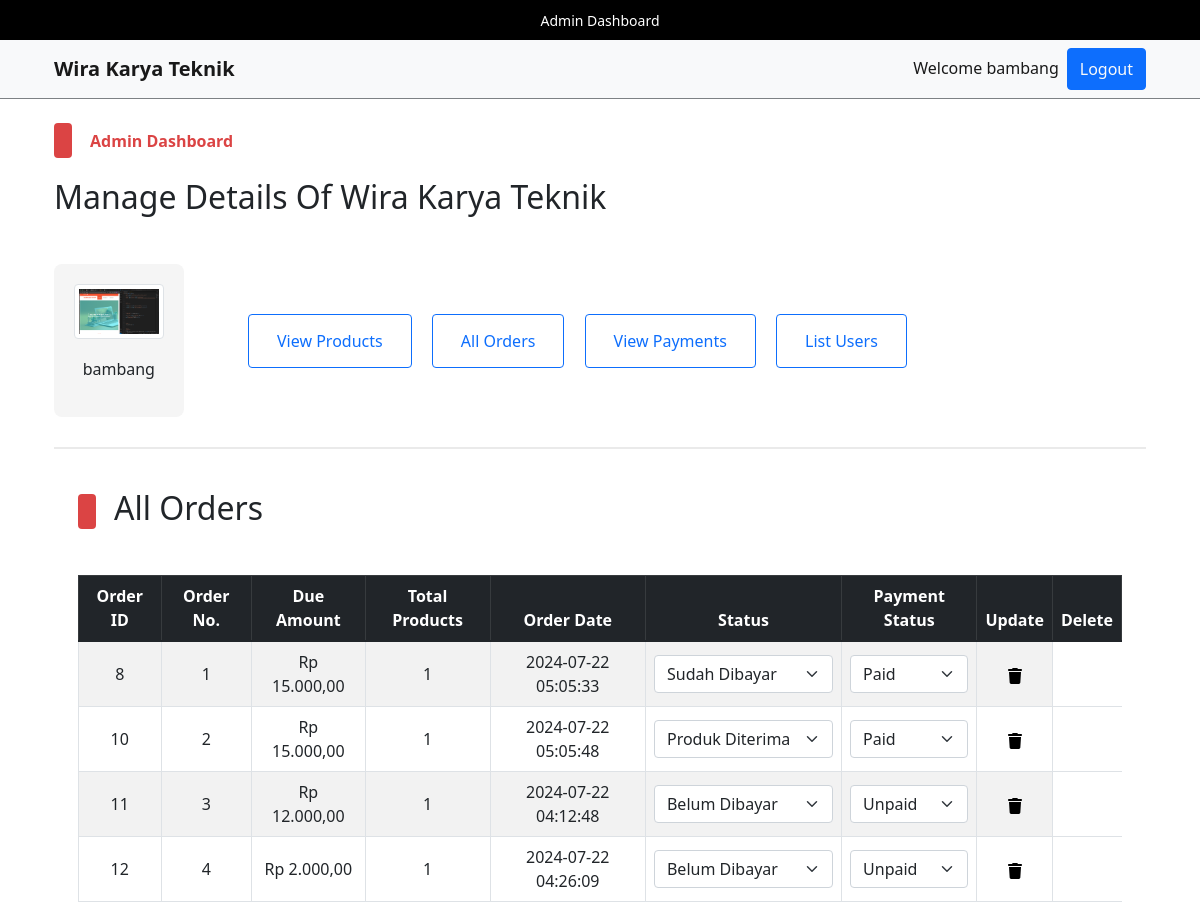
/admin/index.php?list_orders (signed in), run on the app's committed database.
### tables this page shows
CREATE TABLE `admin_table` (
  `admin_id` int(11) NOT NULL,
  `admin_name` varchar(100) NOT NULL,
  `admin_email` varchar(200) NOT NULL,
  `admin_image` varchar(255) NOT NULL,
  `admin_password` varchar(255) NOT NULL
);

CREATE TABLE `user_orders` (
  `order_id` int(11) NOT NULL,
  `user_id` int(11) NOT NULL,
  `product_price` int(255) NOT NULL,
  `invoice_number` int(255) NOT NULL,
  `total_products` int(255) NOT NULL,
  `order_date` timestamp NOT NULL DEFAULT current_timestamp() ON UPDATE current_timestamp(),
  `order_status` enum('Belum Dibayar','Sudah Dibayar','Produk Dikirim','Produk Diterima','Menyiapkan Produk') DEFAULT 'Belum Dibayar',
  `amount_due` decimal(10,2) NOT NULL,
  `payment_mode` varchar(255) NOT NULL,
  `payment_receipt` varchar(255) NOT NULL,
  `payment_status` varchar(255) DEFAULT NULL
);

### admin/list_orders.php (the view, shortened to what this page needs)
<!DOCTYPE html>
<html lang="en">
<head>
    <link href="https://maxcdn.bootstrapcdn.com/bootstrap/5.1.3/css/bootstrap.min.css" rel="stylesheet">
</head>
<body>
    <div class="container">
        <div class="categ-header">
            <div class="sub-title">
                <span class="shape"></span>
                <h2>All Orders</h2>
            </div>
        </div>
        <div class="table-data">
            <table class="table table-bordered table-hover table-striped text-center">
                <thead class="table-dark">
                    <tr>
                        <th>Order ID</th>
                        <th>Order No.</th>
                        <th>Due Amount</th>
                        <th>Total Products</th>
                        <th>Order Date</th>
                        <th>Status</th>
                        <th>Payment Status</th>
                        <th>Update</th>
                        <th>Delete</th>
                    </tr>
                </thead>
                <tbody>
                    <?php
                    $get_order_query = "
                        SELECT o.order_id, o.total_products, o.order_date, o.order_status, o.product_price
                        FROM user_orders o
                    ";
                    $get_order_result = mysqli_query($con, $get_order_query);
                    $row_count = mysqli_num_rows($get_order_result);
                    if ($row_count == 0) {
                        echo "<h2 class='text-center text-light p-2 bg-dark'>No orders yet</h2>";
                    } else {
                        $id_number = 1;
                        while ($row = mysqli_fetch_assoc($get_order_result)) {
                            $order_id = $row['order_id'];
                            $total_products = $row['total_products'];
                            $order_date = $row['order_date'];
                            $order_status = $row['order_status'];
                            $product_price = $row['product_price'];
                            $amount_due = $product_price;
                            $get_payment_date_query = "
                                SELECT payment_date
                                FROM user_payments
                                WHERE order_id = ?
                            ";
                            $stmt = mysqli_prepare($con, $get_payment_date_query);
                            mysqli_stmt_bind_param($stmt, 'i', $order_id);
                            mysqli_stmt_execute($stmt);
                            $payment_result = mysqli_stmt_get_result($stmt);
                            $payment_date_row = mysqli_fetch_assoc($payment_result);
                            $payment_date = $payment_date_row['payment_date'] ?? '';
                            $payment_status = empty($payment_date) ? 'unpaid' : 'paid';
                            echo "
                            <tr>
                                <td>$order_id</td>
                                <td>$id_number</td>
                                <td>Rp " . number_format($amount_due, 2, ',', '.') . "</td>
                                <td>$total_products</td>
                                <td>$order_date</td>
                                <td>
                                    <form action='update_order.php' method='POST'>
                                        <input type='hidden' name='order_id' value='$order_id'>
                                        <select name='order_status' class='form-select' onchange='this.form.submit()'>
                                            <option value='Belum Dibayar'" . ($order_status == 'Belum Dibayar' ? ' selected' : '') . ">Belum Dibayar</option>
                                            <option value='Sudah Dibayar'" . ($order_status == 'Sudah Dibayar' ? ' selected' : '') . ">Sudah Dibayar</option>
                                            <option value='Produk Dikirim'" . ($order_status == 'Produk Dikirim' ? ' selected' : '') . ">Produk Dikirim</option>
                                            <option value='Produk Diterima'" . ($order_status == 'Produk Diterima' ? ' selected' : '') . ">Produk Diterima</option>
                                            <option value='Menyiapkan Produk'" . ($order_status == 'Menyiapkan Produk' ? ' selected' : '') . ">Menyiapkan Produk</option>
                                        </select>
                                    </form>
                                </td>
                                <td>
                                    <form action='update_payment_status.php' method='POST'>
                                        <input type='hidden' name='order_id' value='$order_id'>
                                        <select name='payment_status' class='form-select' onchange='this.form.submit()'>
                                            <option value='paid'" . ($payment_status == 'paid' ? ' selected' : '') . ">Paid</option>
                                            <option value='unpaid'" . ($payment_status == 'unpaid' ? ' selected' : '') . ">Unpaid</option>
                                        </select>
                                    </form>
                                </td>
                                <td>
                                    <a href='#' data-bs-toggle='modal' data-bs-target='#deleteModal_$order_id'>
                                    </a>
                                    <div class='modal fade' id='deleteModal_$order_id' tabindex='-1' aria-labelledby='deleteModal_$order_id.Label' aria-hidden='true'>
                                                        <h5 class='modal-title' id='deleteModal_$order_id.Label'>Are you sure you want to delete this order?</h5>
                                                            <input type='hidden' name='order_id' value='$order_id'>
                                    </div>
                                </td>
                            </tr>";
                            $id_number++;
                        }
                    }
                    ?>
                </tbody>
            </table>
        </div>
    </div>
</body>
</html>

### admin/index.php (shortened to what this page needs)
<?php
if (isset($_SESSION['admin_username'])) {
    $admin_name = $_SESSION['admin_username'];
    $get_admin_data = "SELECT * FROM `admin_table` WHERE admin_name = '$admin_name'";
    $get_admin_result = mysqli_query($con, $get_admin_data);
    $row_fetch_admin_data = mysqli_fetch_array($get_admin_result);
    $admin_name = $row_fetch_admin_data['admin_name'];
    $admin_image = $row_fetch_admin_data['admin_image'];
} else {
    echo "<script>window.open('./admin_login.php', '_self');</script>";
}
?>
<!DOCTYPE html>
<html lang="en">
<head>
    <link rel="stylesheet" href="../assets/css/bootstrap.css">
    <link rel="stylesheet" href="../assets/css/main.css">
</head>
<body>
    <div class="upper-nav primary-bg p-2 px-3 text-center text-break">
        <span>Admin Dashboard</span>
    </div>
    <nav class="navbar navbar-expand-lg navbar-light bg-light">
        <div class="container">
            <a class="navbar-brand fw-bold" href="#">Wira Karya Teknik</a>
            <div class="collapse navbar-collapse" id="navbarSupportedContentad">
                <ul class="navbar-nav ms-auto mb-2 mb-lg-0">
                    <li class="nav-item">
                        <a class="nav-link active" aria-current="page" href="#">Welcome <?php echo $admin_name; ?></a>
                    </li>
                    <li class="nav-item">
                        <button class="btn btn-primary p-0 px-1">
                            <a href="./admin_logout.php" class="nav-link text-light">Logout</a>
                        </button>
                    </li>
                </ul>
            </div>
        </div>
    </nav>
    <div class="control">
        <div class="container pt-4 pb-0">
            <div class="categ-header">
                <div class="sub-title">
                    <span class="shape"></span>
                    <span class="title">Admin Dashboard</span>
                </div>
                <h2>Manage Details Of Wira Karya Teknik</h2>
            </div>
            <div class="row align-items-center">
                <div class="col-md-2">
                    <div class="admin-image">
                        <a href="./index.php"><img src="./admin_images/<?php echo $admin_image; ?>" class="img-thumbnail" alt="Admin Photo"></a>
                        <p><?php echo $admin_name; ?></p>
                    </div>
                </div>
                <div class="col-md-10">
                    <div class="buttons">
                        <button class="btn btn-outline-primary m-2">
                            <a href="index.php?view_products" class="nav-link">View Products</a>
                        </button>
                        <button class="btn btn-outline-primary m-2">
                            <a href="index.php?list_orders" class="nav-link">All Orders</a>
                        </button>
                        <button class="btn btn-outline-primary m-2">
                            <a href="index.php?view_payments" class="nav-link">View Payments</a>
                        </button>
                        <button class="btn btn-outline-primary m-2">
                            <a href="index.php?list_users" class="nav-link">List Users</a>
                        </button>
                    </div>
                </div>
            </div>
        </div>
    </div>
    <div class="container">
        <div class="divider"></div>
    </div>
    <div class="change-page">
        <div class="container">
            <?php
            if (isset($_GET['list_orders'])) {
                include('./list_orders.php');
            }
            ?>
        </div>
    </div>
</body>
</html>

### assets/css/main.css (style rules this page uses)
* { -webkit-box-sizing: border-box; -moz-box-sizing: border-box; box-sizing: border-box; margin: 0; padding: 0; }
html { scroll-behavior: smooth; }
a { text-decoration: none; color: #000000; cursor: pointer; }
button, input[type="submit"] { cursor: pointer; }
ul { list-style: none; }
.primary-bg { background-color: #000; }
.divider { background-color: #eaeaea; height: 1.5px; width: 100%; margin-top: 30px; margin-bottom: 40px; }
.container .categ-header { display: flex; flex-direction: column; gap: 20px; margin-bottom: 40px; }
.container .categ-header .sub-title { display: flex; flex-direction: row; gap: 18px; align-items: center; }
.container .categ-header .sub-title span:nth-of-type(1) { width: 18px; height: 35px; background-color: #db4444; border-radius: 4px; -webkit-border-radius: 4px; -moz-border-radius: 4px; -ms-border-radius: 4px; -o-border-radius: 4px; }
.shape { display: inline-block; width: 18px; height: 35px; background-color: #db4444; border-radius: 4px; -webkit-border-radius: 4px; -moz-border-radius: 4px; -ms-border-radius: 4px; -o-border-radius: 4px; }
.container .categ-header .sub-title span:nth-of-type(2) { color: #db4444; font-weight: bold; }
.upper-nav span { color: #ffffff; font-size: 14px; }
.bg-light { background-color: #ffffff !important; border-bottom: 1px solid #7d8184; }
.control .container .row .admin-image { width: 80%; background-color: #f5f5f5; padding: 20px; display: flex; flex-direction: column; gap: 18px; align-items: center; border-radius: 8px; -webkit-border-radius: 8px; -moz-border-radius: 8px; -ms-border-radius: 8px; -o-border-radius: 8px; }
.control .container .row .admin-image img { width: 100%; }
.control .container .row .buttons a.nav-link { transition: 0s; -webkit-transition: 0s; -moz-transition: 0s; -ms-transition: 0s; -o-transition: 0s; }
td { vertical-align: middle; }

### admin/list_orders.php (style rules this page uses)
.table-data { margin-top: 20px; }

### data on the page
admin_table: admin_name "bambang", admin_image (picture)
user_orders: order_id "8", product_price "15.000,00", total_products "1", order_date "2024-07-22 05:05:33", order_status "Sudah Dibayar"
user_orders: order_id "10", product_price "15.000,00", total_products "1", order_date "2024-07-22 05:05:48", order_status "Produk Diterima"
user_orders: order_id "11", product_price "12.000,00", total_products "1", order_date "2024-07-22 04:12:48", order_status "Belum Dibayar"
user_orders: order_id "12", product_price "2.000,00", total_products "1", order_date "2024-07-22 04:26:09", order_status "Belum Dibayar"
